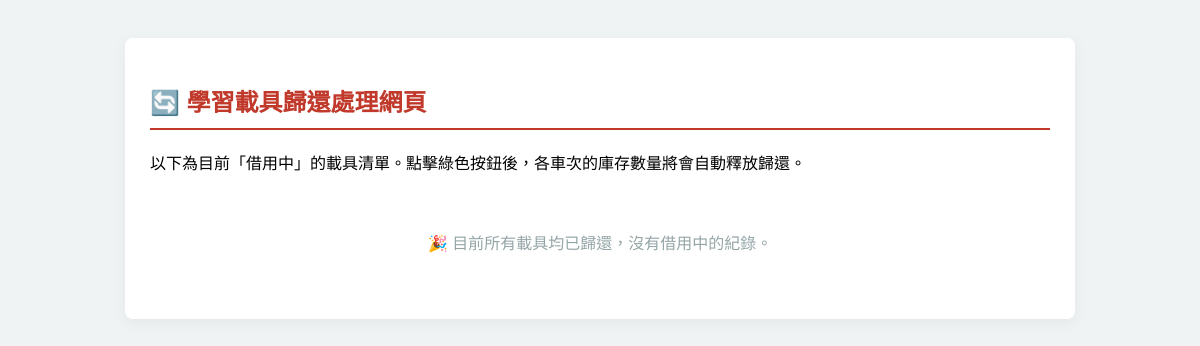
Page /return/ on the earlier database version.
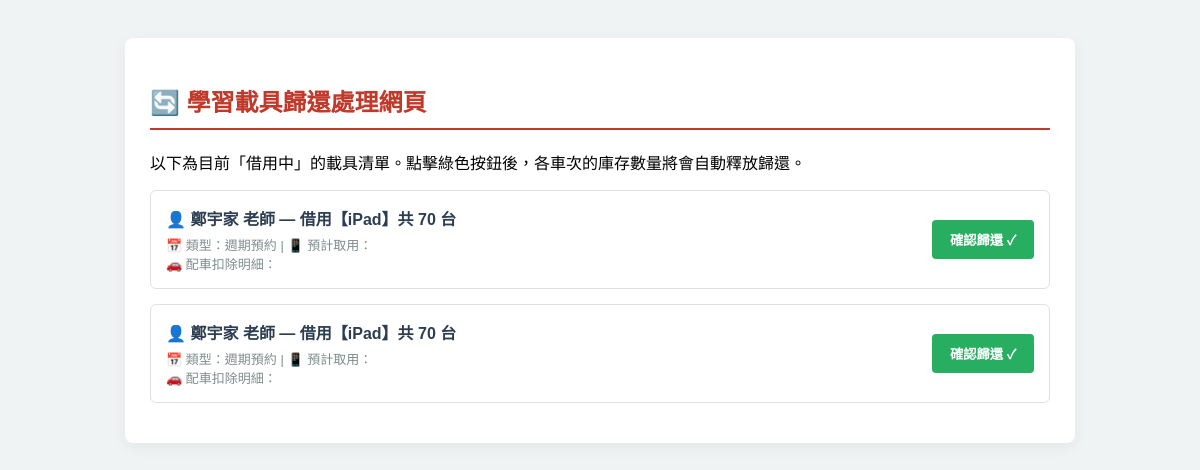
Same page on the later database version.
### booking/models.py (models this page shows, shortened)
class Booking(models.Model):
    email = models.EmailField('電子郵件')
    agree_rules = models.CharField('同意條款', max_length=100)
    teacher_name = models.CharField('借用教師姓名', max_length=50)
    phone = models.CharField('聯絡電話', max_length=50)
    context = models.CharField('使用情境', max_length=100, blank=True)
    course_name = models.CharField('課程名稱', max_length=100, blank=True)
    class_name = models.CharField('使用班級', max_length=50, blank=True)
    location = models.CharField('使用地點', max_length=100, blank=True)
    booking_type = models.CharField('預約類型', max_length=20)  # 單次預約 / 週期預約
    single_date = models.DateField('單次日期', null=True, blank=True)
    start_period = models.IntegerField('開始節次', null=True, blank=True)  # 例如: 1 代表第一節
    end_period = models.IntegerField('結束節次', null=True, blank=True)    # 例如: 3 代表第三節
    agree_period = models.CharField('同意週期規範', max_length=10, blank=True)
    start_date = models.DateField('週期開始', null=True, blank=True)
    end_date = models.DateField('週期結束', null=True, blank=True)
    periods_json = models.TextField('每週借用節次(JSON)', blank=True) # 格式如: ["Mon_1", "Mon_2"]
    exclude_date = models.CharField('排除日期', max_length=200, blank=True)
    device_type = models.CharField('預約載具類型', max_length=20)
    required_quantity = models.IntegerField('需求總數量')
    special_needs = models.TextField('特殊需求', blank=True)
    pickup_person = models.CharField('預計取用人員', max_length=50, blank=True)
    created_at = models.DateTimeField('申請時間', auto_now_add=True)
    status = models.CharField('狀態', max_length=20, default='借用中')  # 借用中 / 已歸還

### booking/views.py (the view)
# urls.py: path('return/', views.return_page, name='return_page'),
def return_page(request):
    if request.method == 'POST':
        booking_id = request.POST.get('booking_id')
        booking = get_object_or_404(Booking, id=booking_id, status='借用中')
        booking.status = '已歸還'
        booking.save()
        return redirect('return_page')
    active_bookings = Booking.objects.filter(status='借用中').order_by('-created_at')
    return render(request, 'return_page.html', {'bookings': active_bookings})

### templates/return_page.html (shortened to what this page needs)
<!DOCTYPE html>
<html lang="zh-TW">
<head>
</head>
<body>
<div class="container">
    <h2>🔄 學習載具歸還處理網頁</h2>
    <p>以下為目前「借用中」的載具清單。點擊綠色按鈕後，各車次的庫存數量將會自動釋放歸還。</p>
    {% if bookings %}
        {% for booking in bookings %}
            <div class="booking-card">
                <div class="info-box">
                    <strong>👤 {{ booking.teacher_name }} 老師 — 借用【{{ booking.device_type }}】共 {{ booking.required_quantity }} 台</strong>
                    <div class="details-text">
                        📅 類型：{{ booking.booking_type }} | 📱 預計取用：{{ booking.pickup_person }} <br>
                        🚗 配車扣除明細：
                    </div>
                </div>
                <div>
                    <form method="POST" onsubmit="return confirm('確定要辦理此筆載具歸還，並補回庫存嗎？');">
                        <button type="submit" class="return-btn">確認歸還 ✓</button>
                    </form>
                </div>
            </div>
        {% endfor %}
    {% else %}
        <div class="no-data">🎉 目前所有載具均已歸還，沒有借用中的紀錄。</div>
    {% endif %}
</div>
</body>
</html>

### templates/return_page.html (style rules this page uses)
body { font-family: Arial, sans-serif; background: #f0f3f4; padding: 30px; }
.container { max-width: 900px; background: white; margin: 0 auto; padding: 25px; border-radius: 8px; box-shadow: 0 4px 15px rgba(0,0,0,0.05); }
h2 { color: #c0392b; border-bottom: 2px solid #c0392b; padding-bottom: 10px; }
.booking-card { border: 1px solid #e0e0e0; border-radius: 6px; padding: 15px; margin-bottom: 15px; background: #fff; display: flex; justify-content: space-between; align-items: center; }
.info-box strong { color: #2c3e50; font-size: 16px; }
.details-text { font-size: 13px; color: #7f8c8d; margin-top: 5px; }
.return-btn { background: #27ae60; color: white; border: none; padding: 10px 18px; border-radius: 4px; font-weight: bold; cursor: pointer; transition: 0.2s; }

Differences in the rows shown:
added Booking: teacher_name "鄭宇家", device_type "iPad", required_quantity "70", booking_type "週期預約"
added Booking: teacher_name "鄭宇家", device_type "iPad", required_quantity "70", booking_type "週期預約"
Other differences:
text no longer shown: "🎉 目前所有載具均已歸還，沒有借用中的紀錄。"
